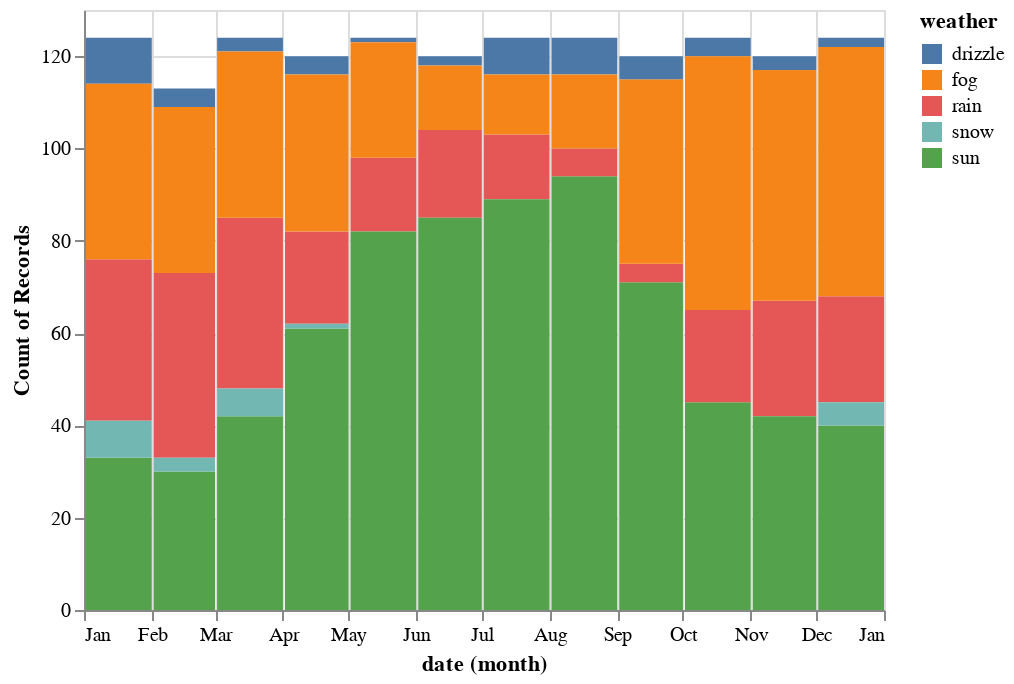

Source (notebook cell):
### Markdown cell above
### Use of aggregration

### Code cell
source = data.seattle_weather()

alt.Chart(source).mark_bar().encode(
    x='month(date)',
    y= 'count()',
    color='weather'
)

### Figure 1 — Vega-Lite specification as saved in the notebook (floating-point values rounded to 4 significant figures; data arrays with more than 128 entries replaced by an {"elided": "..."} marker saying what was removed)
{"config": {"view": {"continuousWidth": 400, "continuousHeight": 300}}, "data": {"name": "data-830c39fec90146253fb06a06c26374ef"}, "mark": "bar", "encoding": {"color": {"field": "weather", "type": "nominal"}, "x": {"field": "date", "timeUnit": "month", "type": "temporal"}, "y": {"aggregate": "count", "type": "quantitative"}}, "$schema": "https://vega.github.io/schema/vega-lite/v4.17.0.json", "datasets": {"data-830c39fec90146253fb06a06c26374ef": {"elided": "1461 records"}}}
